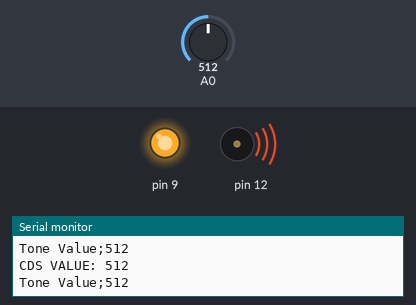
The sketch below on a simulated Arduino Uno, built with avr-gcc and run on an emulated ATmega328P. Parts: output pins drawn as LEDs (lit = HIGH), buzzer (waves = sounding), the last lines printed to the serial monitor. Inputs (shaded band) come from the test bench; at power-on: A0 = 512.

Above: at 1.8 s.
1.9 s: A0 set to 350
6.0 s: A0 set to 335
At 7.8 s:
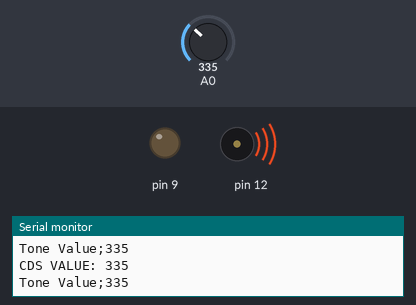
10.1 s: A0 set to 511
At 12.8 s:
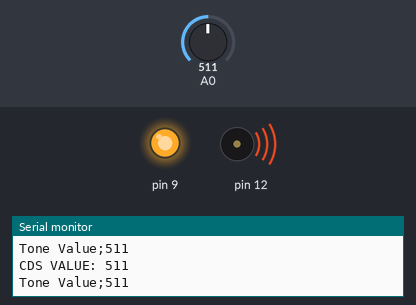
14.2 s: A0 set to 306
At 16.8 s:
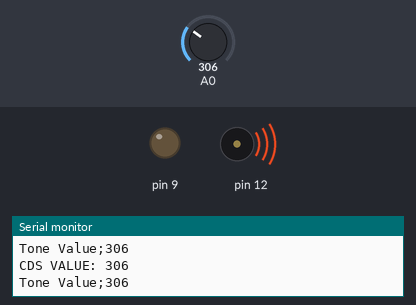
Timing chart, 0 to 19.3 s (numbered marks = the images above; inputs shaded):
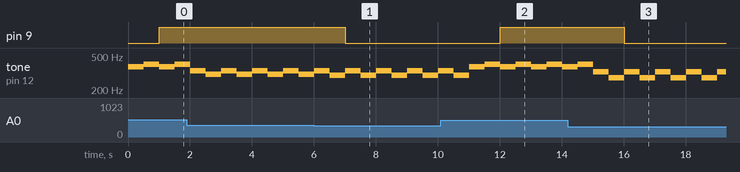

Measured:
- the behaviour switches between 343 and 342 on A0 (found by bisection; images 0 and 1)
- after the input at 6.0 s, pin 9: HIGH → LOW after 1.0 s
- after the input at 10.1 s, pin 9: LOW → HIGH after 1.9 s
- after the input at 14.2 s, pin 9: HIGH → LOW after 1.8 s
- by itself, tone on pin 12: repeats every 1.0 s: 328 Hz 0.50 s, 279 Hz 0.50 s

The sketch:

0913_04.ino
```cpp
void setup() {
  pinMode(12,OUTPUT); //부저
  pinMode(9,OUTPUT);
  Serial.begin(9600);
}

void loop() {
  int cdsV=analogRead(A0); //A0핀의 데이터를 읽음 변수
  //빛의 값을 낮은 Hz값으로 변환 map();
  //매핑 CDS의 입력값범위 0~1023,부저 출력값 범위 262Hz~484HZ 정도(Hz) -> 옥타브4
  int toneV=map(cdsV,0,1023,262,484);
  //조도값, 초기값, 최대값 -> 바꿀 Hz 초기값, 최대값
  tone(12,toneV);
  delay(500);//0.5초 단위(ms)

  Serial.print("CDS VALUE: ");
  Serial.println(cdsV);

  toneV=map(cdsV,0,1023,100,700);
  Serial.print("Tone Value;");
  Serial.println(cdsV);
  tone(12,toneV,500);
  delay(500);
  if(toneV>300)
  { digitalWrite(9,HIGH);}
  else
  { digitalWrite(9,LOW);
  }
}
```
